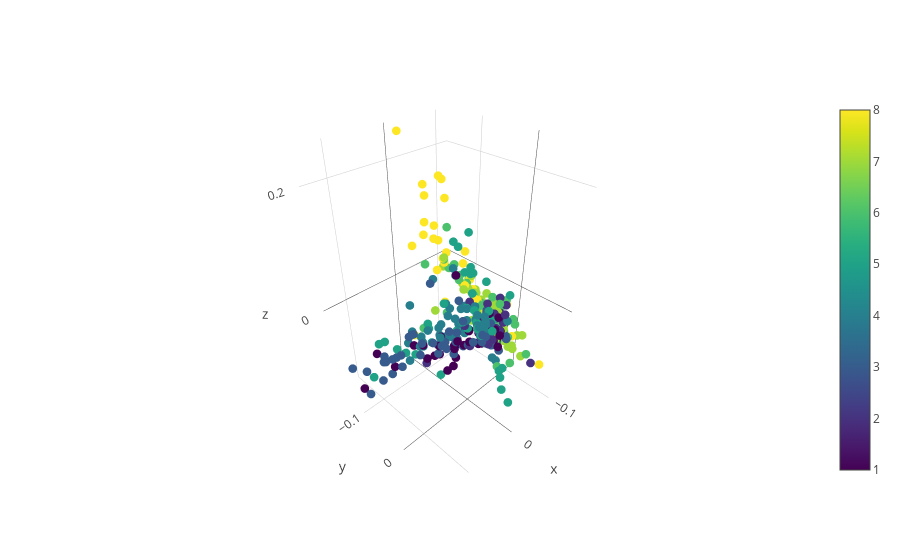

Notebook cell for this chart:
### Code cell
# Plot with plotly to get interactive 3D visualisation
iplot([go.Scatter3d(
    x = pack_stats_lle[:,0],
    y = pack_stats_lle[:,1],
    z = pack_stats_lle[:,2],
    text =  pack_stats.loc[:,"number"].values,
    mode = 'markers',
     marker=dict(
         color = pack_stats.loc[:,"number"].values,
         colorscale='Viridis',
         showscale = True,
        size=3)
)])

### Figure 1 — Plotly figure (JSON) as saved in the notebook; plotly's stock layout.template omitted (floating-point values rounded to 4 significant figures; data arrays with more than 128 entries replaced by an {"elided": "..."} marker saying what was removed)
{"data": [{"marker": {"color": {"elided": "403 int values"}, "colorscale": "Viridis", "showscale": true, "size": 3}, "mode": "markers", "text": {"elided": "403 int values"}, "type": "scatter3d", "x": {"elided": "403 float values"}, "y": {"elided": "403 float values"}, "z": {"elided": "403 float values"}}], "layout": {}}
